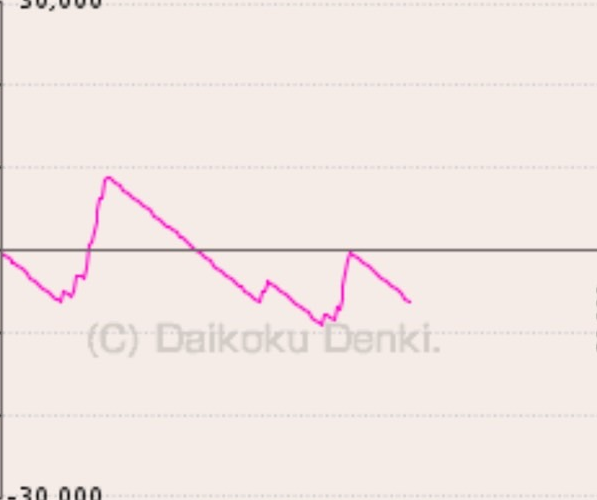
#> input picture backup_20250630_181526/cropped/S__78209130_graph_only.png, 597 x 500 px; its folder holds only this picture in this run
$ python comprehensive_graph_analyzer.py
#> lines starting #> are read from the running program, lines starting #| are printed output that depends on the picture
#!/usr/bin/env python3
"""
包括的グラフ分析ツール - 複数画像の一括分析とHTMLレポート生成
グリッド表示 + データ抽出 + オーバーレイ表示
"""

import cv2
import numpy as np
import matplotlib.pyplot as plt
import matplotlib.patches as patches
from pathlib import Path
import platform
import json
from datetime import datetime
import glob

# 日本語フォント設定
if platform.system() == 'Darwin':  # macOS
    plt.rcParams['font.family'] = 'Hiragino Sans'

class ComprehensiveGraphAnalyzer:
    def __init__(self):
        self.zero_y = 250
        self.target_30k_y = 5
        self.scale = 122.4
        self.results = []

    def detect_zero_line(self, img):
        """ゼロライン検出（複数手法）"""
        gray = cv2.cvtColor(img, cv2.COLOR_BGR2GRAY)
        height, width = gray.shape

        # 中央部分を検索範囲とする
        search_top = height // 3
        search_bottom = height * 2 // 3
        search_region = gray[search_top:search_bottom, :]

        # 手法1: 水平線検出（Hough変換）
        edges = cv2.Canny(search_region, 50, 150)
        lines = cv2.HoughLines(edges, 1, np.pi/180, threshold=int(width*0.3))

        zero_candidates = []

        if lines is not None:
            for rho, theta in lines[0]:
                # 水平線のみ（theta ≈ 0 or π）
                if abs(theta) < 0.1 or abs(theta - np.pi) < 0.1:
                    y = int(rho / np.sin(theta)) if abs(np.sin(theta)) > 0.1 else search_top
                    if 0 < y < search_region.shape[0]:
                        zero_candidates.append(search_top + y)

        # 手法2: 濃い水平線検出
        for y in range(search_top, search_bottom):
            row = gray[y, :]
            dark_pixels = np.sum(row < 100)
            if dark_pixels > width * 0.7:  # 70%以上が濃い
                zero_candidates.append(y)

        # 最も可能性の高い位置を選択
        if zero_candidates:
            return int(np.median(zero_candidates))
        else:
            return self.zero_y  # デフォルト値

    def extract_graph_data(self, img_path):
        """グラフからデータを抽出"""
        img = cv2.imread(img_path)
        if img is None:
            return [], 0

        height, width = img.shape[:2]

        # 検出されたゼロライン
        detected_zero = self.detect_zero_line(img)

        # HSVに変換してピンク色のグラフ線を検出
        hsv = cv2.cvtColor(img, cv2.COLOR_BGR2HSV)

        # ピンク色の範囲（HSV）
        lower_pink = np.array([140, 50, 50])
        upper_pink = np.array([170, 255, 255])

        # マスクを作成
        mask = cv2.inRange(hsv, lower_pink, upper_pink)

        # グラフデータポイントを抽出
        data_points = []

        for x in range(0, width, 2):  # 2ピクセルおきにサンプリング
            col_mask = mask[:, x]
            pink_pixels = np.where(col_mask > 0)[0]

            if len(pink_pixels) > 0:
                # 最も下のピンクピクセル（グラフ線の位置）
                graph_y = np.max(pink_pixels)

                # Y座標を値に変換
                value = (detected_zero - graph_y) * self.scale
                data_points.append((x, value))

        return data_points, detected_zero

    def create_overlay_visualization(self, img_path, output_path):
        """グリッド + データ抽出オーバーレイ画像を生成"""
        img = cv2.imread(img_path)
        if img is None:
            return None

        img_rgb = cv2.cvtColor(img, cv2.COLOR_BGR2RGB)
        height, width = img.shape[:2]

        # データ抽出
        data_points, detected_zero = self.extract_graph_data(img_path)

        # matplotlib図を作成
        fig, ax = plt.subplots(figsize=(14, 10))
        ax.imshow(img_rgb)

        # 検出されたゼロライン
        ax.axhline(y=detected_zero, color='black', linewidth=4, label=f'検出ゼロライン (Y={detected_zero})', alpha=0.8)

        # +30,000ライン
        ax.axhline(y=self.target_30k_y, color='#FF1493', linewidth=3, label='+30,000ライン', alpha=0.9)

        # -30,000ライン
        minus_30k_y = detected_zero + ((30000) / self.scale)
        if minus_30k_y <= height:
            ax.axhline(y=minus_30k_y, color='#FF1493', linewidth=3, label='-30,000ライン', alpha=0.9)

        # グリッドライン（主要ライン）
        grid_values = [25000, 20000, 15000, 10000, 5000]
        for value in grid_values:
            # プラス側
            plus_y = detected_zero - (value / self.scale)
            if 0 <= plus_y <= height:
                if value >= 20000:
                    ax.axhline(y=plus_y, color='#FF69B4', linewidth=1.5, linestyle='--', alpha=0.7, label=f'+{value//1000}k' if value == 25000 else '')
                elif value >= 10000:
                    ax.axhline(y=plus_y, color='#FFB6C1', linewidth=1.2, linestyle=':', alpha=0.6, label=f'+{value//1000}k' if value == 15000 else '')
                else:
                    ax.axhline(y=plus_y, color='gray', linewidth=0.8, linestyle=':', alpha=0.5, label=f'+{value//1000}k' if value == 5000 else '')

            # マイナス側
            minus_y = detected_zero + (value / self.scale)
            if 0 <= minus_y <= height:
                if value >= 20000:
                    ax.axhline(y=minus_y, color='#FF69B4', linewidth=1.5, linestyle='--', alpha=0.7, label=f'-{value//1000}k' if value == 25000 else '')
                elif value >= 10000:
                    ax.axhline(y=minus_y, color='#FFB6C1', linewidth=1.2, linestyle=':', alpha=0.6, label=f'-{value//1000}k' if value == 15000 else '')
                else:
                    ax.axhline(y=minus_y, color='gray', linewidth=0.8, linestyle=':', alpha=0.5, label=f'-{value//1000}k' if value == 5000 else '')

        # 抽出されたグラフデータを薄くオーバーレイ
        if data_points:
            x_coords = [p[0] for p in data_points]
            y_coords = [detected_zero - (p[1] / self.scale) for p in data_points]
            values = [p[1] for p in data_points]

            # 元のグラフ線をなぞる（薄い青）
            ax.plot(x_coords, y_coords, color='cyan', linewidth=2, alpha=0.6, label='抽出データ')

            # データポイント
            ax.scatter(x_coords[::10], y_coords[::10], color='yellow', s=8, alpha=0.8, label='データポイント')

            # 最大値、最小値、現在値の位置を特定
            max_val = max(values)
            min_val = min(values)
            current_val = values[-1]

            max_idx = values.index(max_val)
            min_idx = values.index(min_val)
            current_idx = len(values) - 1

            # 最大値線（赤）
            max_y = detected_zero - (max_val / self.scale)
            ax.axhline(y=max_y, color='red', linewidth=2, linestyle='--', alpha=0.8, label=f'最大値線 (+{max_val:,.0f})')
            ax.plot(x_coords[max_idx], max_y, 'ro', markersize=8, label='最大値位置')

            # 最大値の数値ラベル
            ax.text(width - 100, max_y - 15, f'+{max_val:,.0f}',
                   fontsize=11, color='red', weight='bold',
                   bbox=dict(boxstyle='round,pad=0.3', facecolor='white', alpha=0.9))

            # 最小値線（青）
            min_y = detected_zero - (min_val / self.scale)
            ax.axhline(y=min_y, color='blue', linewidth=2, linestyle='--', alpha=0.8, label=f'最小値線 ({min_val:+,.0f})')
            ax.plot(x_coords[min_idx], min_y, 'bo', markersize=8, label='最小値位置')

            # 現在値線（緑）
            current_y = detected_zero - (current_val / self.scale)
            ax.axhline(y=current_y, color='lime', linewidth=2, linestyle=':', alpha=0.8, label=f'最終差玉 ({current_val:+,.0f})')
            ax.plot(x_coords[current_idx], current_y, 'go', markersize=8, label='最終位置')

            # 最終差玉の数値ラベル
            ax.text(width - 100, current_y + 15, f'{current_val:+,.0f}',
                   fontsize=12, color='lime', weight='bold',
                   bbox=dict(boxstyle='round,pad=0.3', facecolor='black', alpha=0.8))

        # 縦のグリッド線（時間軸）
        for x in range(100, width, 100):
            ax.axvline(x=x, color='gray', linewidth=0.3, alpha=0.4)

        # 統計情報
        if data_points:
            values = [p[1] for p in data_points]
            max_val = max(values)
            min_val = min(values)
            current_val = values[-1] if values else 0

            stats_text = f'最大: +{max_val:,.0f}\n最小: {min_val:,.0f}\n現在: {current_val:+,.0f}'
            ax.text(width - 150, 50, stats_text,
                   bbox=dict(boxstyle='round,pad=0.5', facecolor='lightyellow', alpha=0.9),
                   fontsize=11, verticalalignment='top')

        # タイトルと情報
        file_name = Path(img_path).stem
        ax.set_title(f'グラフ分析結果: {file_name}', fontsize=16, pad=20)

        ax.text(width//2, -30, f'検出ゼロライン: Y={detected_zero} | 設定スケール: 1px = {self.scale:.1f}',
               ha='center', fontsize=12, color='blue')

        # 軸設定
        ax.set_xlim(0, width)
        ax.set_ylim(height, 0)
        ax.axis('off')

        # 凡例（3列に分けて見やすく）
        legend_elements = ax.get_legend_handles_labels()
        ax.legend(legend_elements[0], legend_elements[1], loc='upper left', fontsize=8, framealpha=0.9, ncol=3, bbox_to_anchor=(0, 1))

        plt.tight_layout()
        plt.savefig(output_path, dpi=150, bbox_inches='tight')
        plt.close()

        return {
            'image_path': img_path,
            'output_path': output_path,
            'detected_zero': detected_zero,
            'data_points_count': len(data_points),
            'data_points': data_points[:100],  # 最初の100ポイントのみ保存
            'statistics': {
                'max_value': max([p[1] for p in data_points]) if data_points else 0,
                'min_value': min([p[1] for p in data_points]) if data_points else 0,
                'current_value': data_points[-1][1] if data_points else 0,
                'data_range': max([p[1] for p in data_points]) - min([p[1] for p in data_points]) if data_points else 0,
                'max_position': data_points[[p[1] for p in data_points].index(max([p[1] for p in data_points]))][0] if data_points else 0,
                'min_position': data_points[[p[1] for p in data_points].index(min([p[1] for p in data_points]))][0] if data_points else 0
            }
        }

    def analyze_multiple_images(self, image_pattern):
        """複数画像の一括分析"""
        image_files = glob.glob(image_pattern)

        print(f"分析対象: {len(image_files)}個の画像")

        for img_file in image_files:
            print(f"分析中: {img_file}")

            # 出力ファイル名
            base_name = Path(img_file).stem
            output_path = f"analysis_overlay_{base_name}.png"

            # 分析実行
            result = self.create_overlay_visualization(img_file, output_path)
#> in create_overlay_visualization, img is the input picture: shape (500, 597, 3); mean B, G, R 228.5, 231.9, 242.4
#> in detect_zero_line, `search_region = gray[search_top:search_bottom, :]`:
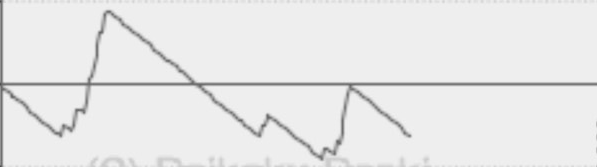
#> search_region: shape (167, 597); min 76, max 243, mean 232.1
#> in detect_zero_line, `edges = cv2.Canny(search_region, 50, 150)`:
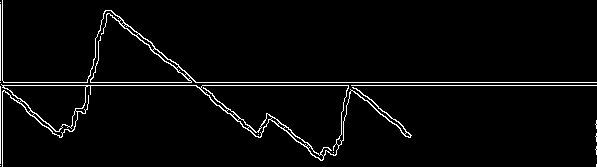
#> edges: shape (167, 597); 3.2% white in thin lines or dots
#> in detect_zero_line, `lines = cv2.HoughLines(edges, 1, np.pi/180, threshold=int(width*0.3))`: lines = [[82, 1.57], [85, 1.57]]
#> the loop in detect_zero_line, `for rho, theta in lines[0]:` made 1 pass
#> (the rest of the program and of its run is left out)
